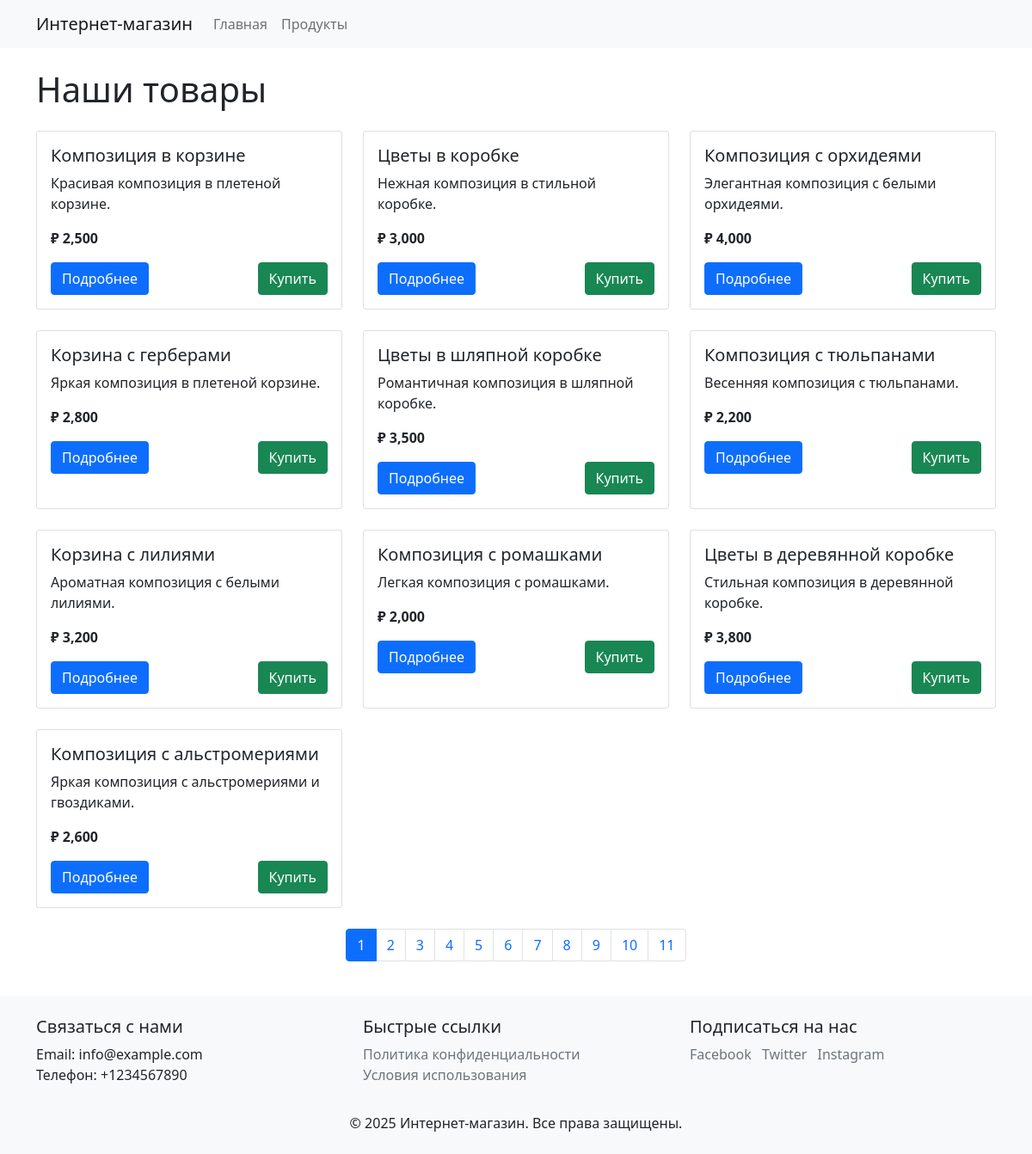
The page / on the database its author committed.
### tables this page shows
CREATE TABLE up_item (
                         id INT AUTO_INCREMENT PRIMARY KEY,
                         name VARCHAR(255) NOT NULL,
                         description VARCHAR(1000),
                         desc_short VARCHAR(255),
                         price DECIMAL(10, 2) NOT NULL,
                         is_active BOOLEAN DEFAULT TRUE,
                         created_at TIMESTAMP DEFAULT CURRENT_TIMESTAMP,
                         updated_at TIMESTAMP DEFAULT CURRENT_TIMESTAMP ON UPDATE CURRENT_TIMESTAMP
);

### src/Core/Route.php (called while the page is built, shortened)
<?php
class Route
{
    private string $method;
    private string $path;
    private  $callback;
    private string $pattern;
    public function __construct
    (
        string $method,
        string $path,
        callable|array $callback
    )
    {
        $this->method = strtoupper($method);
        $this->path = $path;
        $this->callback = $callback;
    }
    private function processPath(): void
    {
        $this->pattern  = preg_replace_callback
        (
            '/\{(\w+)(?::([^}]+))?\}/',
            function($matches)
            {
                $this->paramNames[] = $matches[1];
                return isset($matches[2]) ? '(' . $matches[2] . ')' : '(\w+)';
            },
            $this->path,
        );
    }
    public function matches(string $method, string $uri): bool
    {
        return
            $this->method === $method
            &&
            preg_match('#^' . $this->pattern . '$#', $uri);
    }
    public function execute(string $uri):? array
    {
        $params = [];
        if (is_array($this->callback))
        {
            [$controllerClass, $method] = $this->callback;
            $controller = new $controllerClass();
            return call_user_func_array([$controller, $method], $params);
        }
        return call_user_func_array($this->callback, $params);
    }
}

### src/Core/Autoloader.php (called while the page is built, shortened)
<?php
class Autoloader
{
	private static $paths = [];
	public static function addPath($path)
	{
		self::$paths[] = $path;
	}
	public static function register()
	{
		spl_autoload_register(function ($className) {
			$file = str_replace('\\', DIRECTORY_SEPARATOR, $className);
			foreach (self::$paths as $path) {
				$fullPath = $path . $file . '.php';
				if (file_exists($fullPath)) {
					return true;
				}
			}
			return false;
		});
	}
}

### src/Core/Services/Product/ProductService.php (called while the page is built, shortened)
<?php
class ProductService
{
    private ProductRepository $repository;
    public function __construct(ProductRepository $repository)
    {
        $this->repository = $repository;
    }
    public function getPaginatedProducts(int $page, int $itemsPerPage): array
    {
        $offset = ($page - 1) * $itemsPerPage;
        $products = $this->repository->findAllPaginated($itemsPerPage, $offset);
        return array_map
        (
            fn($product) => $product->toListDTO(), $products
        );
    }
    public function getTotalPages(int $itemsPerPage): int
    {
        $totalProducts = $this->repository->getTotalCount();
        return ceil($totalProducts / $itemsPerPage);
    }
}

### src/Core/Services/Product/ProductRepository.php (called while the page is built, shortened)
<?php
class ProductRepository
{
    private PDO $pdo;
    public function __construct(PDO $pdo)
    {
        $this->pdo = $pdo;
    }
    public function findAllPaginated(int $limit, int $offset): array
    {
        $stmt = $this->pdo->prepare
        ("
				SELECT id, name, price, is_active, created_at, desc_short
				FROM up_item
				WHERE is_active = 1
				GROUP BY id
				ORDER BY created_at DESC
				LIMIT :limit OFFSET :offset
			");
        $stmt->bindValue(':limit', $limit, PDO::PARAM_INT );
        $stmt->bindValue(':offset', $offset, PDO::PARAM_INT );
        $stmt->execute();
        return array_map
        (
            fn($row) => Product::fromDatabase($row),
            $stmt->fetchAll(PDO::FETCH_ASSOC),
        );
    }
    public function getTotalCount(): int
    {
        $stmt = $this->pdo->query('SELECT COUNT(*) FROM up_item');
        return (int)$stmt->fetchColumn();
    }
}

### public/index.php (called while the page is built, shortened)
<?php
require_once __DIR__ . '/../src/Core/Autoloader.php';
$router = require_once __DIR__ . '/../src/config/routes.php';
$router->dispatch();

### src/Models/Product.php (called while the page is built, shortened)
<?php
class Product
{
    private int $id;
    private string $name;
    private string $desc_short;
    private ?string $price;
    private string $is_active;
    public static function fromDatabase(array $row): self
    {
        $product = new self();
        $product->id = $row['id'];
        $product->name = $row['name'];
        $product->description = $row['description'] ?? '';
        $product->desc_short = $row['desc_short'] ?? '';
        $product->price = $row['price'];
        $product->is_active = $row['is_active'] ?? '';
        $product->created_at = $row['created_at'] ?? 'Y-m-d H:i:s';
        $product->updated_at = $row['updated_at'] ?? 'Y-m-d H:i:s';
        return $product;
    }
    public function toListDTO(): ProductListDTO
    {
        return new ProductListDTO
        (
            $this->id,
            $this->name,
            $this->desc_short,
            $this->price,
            $this->is_active,
        );
    }
}

### src/Core/View.php (called while the page is built, shortened)
<?php
class View
{
	protected $templatePath;
	public function __construct($templatePath, $params = [])
	{
		$this->templatePath = $templatePath;
		$this->params = $params;
	}
	public static function make($templatePath, $params = [])
	{
		return new static($templatePath, $params);
	}
	public function render()
	{
		require_once $this->templatePath;
		return ob_get_clean();
	}
	public function __toString()
	{
		return $this->render();
	}
}

### src/Views/home/catalog.php (the view)
<div class="row">
    <div class="col-12">
        <h1 class="mb-4">Наши товары</h1>
    </div>
    <?php if (!empty($products)): ?>
        <?php foreach ($products as $product): ?>
            <div class="col-md-4 mb-4">
                <div class="card product-card">
                    <div class="card-body">
                        <h5 class="card-title"><?php echo htmlspecialchars($product->name); ?></h5>
                        <p class="card-text"><?php echo htmlspecialchars($product->desc_short); ?></p>
                        <p class="card-text"><strong>&#8381; <?php echo number_format($product->price); ?></strong></p>
                        <div class="d-flex justify-content-between">
                            <a href="/product/<?php echo $product->id; ?>" class="btn btn-primary">Подробнее</a>
                            <a href="/order/create/<?php echo $product->id; ?>" class="btn btn-success ml-auto">Купить</a>
                        </div>
                    </div>
                </div>
            </div>
        <?php endforeach; ?>
    <?php else: ?>
        <p>No products found.</p>
    <?php endif; ?>
</div>
<?php if ($totalPages > 1): ?>
    <nav aria-label="Product pagination">
        <ul class="pagination justify-content-center">
            <?php for ($i = 1; $i <= $totalPages; $i++): ?>
                <li class="page-item <?php echo $currentPage == $i ? 'active' : ''; ?>">
                    <a class="page-link" href="?page=<?php echo $i; ?>"><?php echo $i; ?></a>
                </li>
            <?php endfor; ?>
        </ul>
    </nav>
<?php endif; ?>

### src/Core/Router.php (shortened to what this page needs)
<?php
class Router
{
    private $routes = [];
    public function addRoute(string $method, string $path, callable|array $callback): Route
    {
        $route = new Route($method, $path, $callback);
        $this->routes[] = $route;
        return $route;
    }
    public function dispatch(): void
    {
        $requestMethod = $_SERVER['REQUEST_METHOD'];
        $requestUri = parse_url($_SERVER['REQUEST_URI'], PHP_URL_PATH);
        foreach ($this->routes as $route)
        {
            if ($route->matches($requestMethod,$requestUri))
            {
                $route->execute($requestUri);
                return;
            }
        }
    }
}

### src/Controllers/HomeController.php (shortened to what this page needs)
<?php
class HomeController
{
    private static ProductService $productService;
    private static function initialize(): void
    {
        if (!isset(self::$productService)) {
            $database = new MySQLDatabase();
            $pdo = $database->getConnection();
            $repository = new ProductRepository($pdo);
            self::$productService = new ProductService($repository);
        }
    }
    public static function index(): void
    {
        $currentPage = isset($_GET['page']) ? (int)$_GET['page'] : 1;
        try {
            $products = self::$productService->getPaginatedProducts($currentPage, ITEMS_PER_PAGE);
            $totalPages = self::$productService->getTotalPages(ITEMS_PER_PAGE);
            $content = View::make(
                __DIR__ . "/../Views/home/catalog.php",
                [
                    'products' => $products,
                    'totalPages' => $totalPages,
                    'currentPage' => $currentPage,
                ]
            );
            echo View::make(
                __DIR__ . '/../Views/layouts/main_template.php',
                [
                    'content' => $content,
                ]
            );
        } catch (\PDOException $e) {
            error_log("Database error: " . $e->getMessage());
            echo "Произошла ошибка при загрузке товаров.";
        }
    }
}

### src/Views/layouts/main_template.php (shortened to what this page needs)
<!DOCTYPE html>
<html lang="ru">
<head>
	<link href="/assets/css/bootstrap.min.css" rel="stylesheet">
	<link href="/assets/css/style.css" rel="stylesheet">
</head>
<body>
<nav class="navbar navbar-expand-lg navbar-light bg-light">
	<div class="container">
		<a class="navbar-brand" href="/">Интернет-магазин</a>
		<div class="collapse navbar-collapse" id="navbarNav">
			<ul class="navbar-nav">
				<li class="nav-item">
					<a class="nav-link" href="/">Главная</a>
				</li>
				<li class="nav-item">
					<a class="nav-link" href="/products">Продукты</a>
				</li>
			</ul>
		</div>
	</div>
</nav>
<main class="container my-4">
	<?= $content ?>
</main>
<footer class="bg-light py-4 mt-auto">
	<div class="container">
		<div class="row">
			<div class="col-md-4">
				<h5>Связаться с нами</h5>
				<p>Email: info@example.com<br>
					Телефон: +1234567890</p>
			</div>
			<div class="col-md-4">
				<h5>Быстрые ссылки</h5>
				<ul class="list-unstyled">
					<li><a href="/privacy-policy">Политика конфиденциальности</a></li>
					<li><a href="/terms">Условия использования</a></li>
				</ul>
			</div>
			<div class="col-md-4">
				<h5>Подписаться на нас</h5>
				<div class="social-links">
					<a href="#" class="me-2">Facebook</a>
					<a href="#" class="me-2">Twitter</a>
					<a href="#">Instagram</a>
				</div>
			</div>
		</div>
		<div class="row mt-3">
			<div class="col text-center">
				<p class="mb-0">&copy; <?php echo date('Y'); ?> Интернет-магазин. Все права защищены.</p>
			</div>
		</div>
	</div>
</footer>
</body>
</html>

### public/assets/css/style.css (style rules this page uses)
body { min-height: 100vh; display: flex; flex-direction: column; }
main { flex: 1; }
.product-card { height: 100%; transition: transform 0.2s; }
footer { background-color: #f8f9fa; padding: 2rem 0; margin-top: auto; }
footer a { color: #6c757d; text-decoration: none; }

### rows shown on the page
up_item: name "Композиция в корзине", desc_short "Красивая композиция в плетеной корзине.", price "2,500"
up_item: name "Цветы в коробке", desc_short "Нежная композиция в стильной коробке.", price "3,000"
up_item: name "Композиция с орхидеями", desc_short "Элегантная композиция с белыми орхидеями.", price "4,000"
up_item: name "Корзина с герберами", desc_short "Яркая композиция в плетеной корзине.", price "2,800"
up_item: name "Цветы в шляпной коробке", desc_short "Романтичная композиция в шляпной коробке.", price "3,500"
up_item: name "Композиция с тюльпанами", desc_short "Весенняя композиция с тюльпанами.", price "2,200"
up_item: name "Корзина с лилиями", desc_short "Ароматная композиция с белыми лилиями.", price "3,200"
up_item: name "Композиция с ромашками", desc_short "Легкая композиция с ромашками.", price "2,000"
up_item: name "Цветы в деревянной коробке", desc_short "Стильная композиция в деревянной коробке.", price "3,800"
up_item: name "Композиция с альстромериями", desc_short "Яркая композиция с альстромериями и гвоздиками.", price "2,600"
